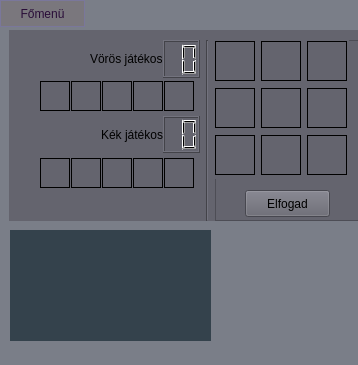
<?xml version="1.0" encoding="UTF-8"?>
<ui version="4.0">
 <class>GameSessionUI</class>
 <widget class="QWidget" name="GameSessionUI">
  <property name="geometry">
   <rect>
    <x>0</x>
    <y>0</y>
    <width>358</width>
    <height>365</height>
   </rect>
  </property>
  <property name="sizePolicy">
   <sizepolicy hsizetype="Fixed" vsizetype="Fixed">
    <horstretch>0</horstretch>
    <verstretch>0</verstretch>
   </sizepolicy>
  </property>
  <property name="windowTitle">
   <string>Feketelyuk - Játéktábla</string>
  </property>
  <property name="styleSheet">
   <string notr="true">background-color: rgb(122, 126, 136);</string>
  </property>
  <widget class="QPushButton" name="closeButton">
   <property name="geometry">
    <rect>
     <x>0</x>
     <y>0</y>
     <width>85</width>
     <height>27</height>
    </rect>
   </property>
   <property name="styleSheet">
    <string notr="true">border: 1px solid rgb(122, 119, 155);
background-color: rgb(122, 119, 125);
color: rgb(41, 13, 56);</string>
   </property>
   <property name="text">
    <string>Főmenü</string>
   </property>
  </widget>
  <widget class="TableView" name="gameTable" native="true">
   <property name="geometry">
    <rect>
     <x>10</x>
     <y>230</y>
     <width>201</width>
     <height>111</height>
    </rect>
   </property>
   <property name="autoFillBackground">
    <bool>false</bool>
   </property>
   <property name="styleSheet">
    <string notr="true">background-color: rgb(52, 66, 76);</string>
   </property>
  </widget>
  <widget class="QWidget" name="UserUI" native="true">
   <property name="geometry">
    <rect>
     <x>9</x>
     <y>30</y>
     <width>351</width>
     <height>191</height>
    </rect>
   </property>
   <property name="styleSheet">
    <string notr="true">background-color:rgb(100,100,110);</string>
   </property>
   <widget class="QWidget" name="horizontalLayoutWidget_3">
    <property name="geometry">
     <rect>
      <x>0</x>
      <y>10</y>
      <width>351</width>
      <height>181</height>
     </rect>
    </property>
    <layout class="QHBoxLayout" name="horizontalLayout">
     <item>
      <layout class="QVBoxLayout" name="verticalLayout">
       <property name="spacing">
        <number>0</number>
       </property>
       <item>
        <layout class="QHBoxLayout" name="RedPlayerLayout">
         <item>
          <spacer name="horizontalSpacer">
           <property name="orientation">
            <enum>Qt::Horizontal</enum>
           </property>
           <property name="sizeHint" stdset="0">
            <size>
             <width>20</width>
             <height>20</height>
            </size>
           </property>
          </spacer>
         </item>
         <item>
          <widget class="QLabel" name="RedPlayerLabel">
           <property name="text">
            <string>Vörös játékos</string>
           </property>
          </widget>
         </item>
         <item>
          <widget class="QLCDNumber" name="RedPlayerPoints">
           <property name="sizePolicy">
            <sizepolicy hsizetype="Fixed" vsizetype="Minimum">
             <horstretch>0</horstretch>
             <verstretch>0</verstretch>
            </sizepolicy>
           </property>
           <property name="minimumSize">
            <size>
             <width>20</width>
             <height>0</height>
            </size>
           </property>
           <property name="maximumSize">
            <size>
             <width>50</width>
             <height>16777215</height>
            </size>
           </property>
           <property name="baseSize">
            <size>
             <width>20</width>
             <height>0</height>
            </size>
           </property>
           <property name="smallDecimalPoint">
            <bool>false</bool>
           </property>
           <property name="digitCount">
            <number>2</number>
           </property>
          </widget>
         </item>
        </layout>
       </item>
       <item>
        <widget class="QWidget" name="RedMemory" native="true">
         <property name="enabled">
          <bool>true</bool>
         </property>
         <property name="sizePolicy">
          <sizepolicy hsizetype="Minimum" vsizetype="Minimum">
           <horstretch>0</horstretch>
           <verstretch>0</verstretch>
          </sizepolicy>
         </property>
         <property name="minimumSize">
          <size>
           <width>150</width>
           <height>35</height>
          </size>
         </property>
         <property name="layoutDirection">
          <enum>Qt::LeftToRight</enum>
         </property>
         <property name="styleSheet">
          <string notr="true"/>
         </property>
         <widget class="QWidget" name="horizontalLayoutWidget_2">
          <property name="geometry">
           <rect>
            <x>0</x>
            <y>0</y>
            <width>191</width>
            <height>36</height>
           </rect>
          </property>
          <layout class="QHBoxLayout" name="RedMemoryLayout">
           <property name="spacing">
            <number>0</number>
           </property>
           <property name="leftMargin">
            <number>30</number>
           </property>
           <property name="rightMargin">
            <number>0</number>
           </property>
           <item>
            <widget class="QPushButton" name="RedButton1">
             <property name="sizePolicy">
              <sizepolicy hsizetype="Fixed" vsizetype="Fixed">
               <horstretch>0</horstretch>
               <verstretch>0</verstretch>
              </sizepolicy>
             </property>
             <property name="minimumSize">
              <size>
               <width>30</width>
               <height>30</height>
              </size>
             </property>
             <property name="maximumSize">
              <size>
               <width>30</width>
               <height>30</height>
              </size>
             </property>
             <property name="styleSheet">
              <string notr="true">border: 1px solid black;</string>
             </property>
             <property name="text">
              <string/>
             </property>
             <property name="iconSize">
              <size>
               <width>30</width>
               <height>30</height>
              </size>
             </property>
             <property name="autoDefault">
              <bool>false</bool>
             </property>
             <property name="default">
              <bool>false</bool>
             </property>
             <property name="flat">
              <bool>true</bool>
             </property>
            </widget>
           </item>
           <item>
            <widget class="QPushButton" name="RedButton2">
             <property name="sizePolicy">
              <sizepolicy hsizetype="Fixed" vsizetype="Fixed">
               <horstretch>0</horstretch>
               <verstretch>0</verstretch>
              </sizepolicy>
             </property>
             <property name="minimumSize">
              <size>
               <width>30</width>
               <height>30</height>
              </size>
             </property>
             <property name="maximumSize">
              <size>
               <width>30</width>
               <height>30</height>
              </size>
             </property>
             <property name="styleSheet">
              <string notr="true">border: 1px solid black;</string>
             </property>
             <property name="text">
              <string/>
             </property>
             <property name="iconSize">
              <size>
               <width>30</width>
               <height>30</height>
              </size>
             </property>
             <property name="autoDefault">
              <bool>false</bool>
             </property>
             <property name="default">
              <bool>false</bool>
             </property>
             <property name="flat">
              <bool>true</bool>
             </property>
            </widget>
           </item>
           <item>
            <widget class="QPushButton" name="RedButton3">
             <property name="sizePolicy">
              <sizepolicy hsizetype="Fixed" vsizetype="Fixed">
               <horstretch>0</horstretch>
               <verstretch>0</verstretch>
              </sizepolicy>
             </property>
             <property name="minimumSize">
              <size>
               <width>30</width>
               <height>30</height>
              </size>
             </property>
             <property name="maximumSize">
              <size>
               <width>30</width>
               <height>30</height>
              </size>
             </property>
             <property name="styleSheet">
              <string notr="true">border: 1px solid black;</string>
             </property>
             <property name="text">
              <string/>
             </property>
             <property name="iconSize">
              <size>
               <width>30</width>
               <height>30</height>
              </size>
             </property>
             <property name="autoDefault">
              <bool>false</bool>
             </property>
             <property name="default">
              <bool>false</bool>
             </property>
             <property name="flat">
              <bool>true</bool>
             </property>
            </widget>
           </item>
           <item>
            <widget class="QPushButton" name="RedButton4">
             <property name="sizePolicy">
              <sizepolicy hsizetype="Fixed" vsizetype="Fixed">
               <horstretch>0</horstretch>
               <verstretch>0</verstretch>
              </sizepolicy>
             </property>
             <property name="minimumSize">
              <size>
               <width>30</width>
               <height>30</height>
              </size>
             </property>
             <property name="maximumSize">
              <size>
               <width>30</width>
               <height>30</height>
              </size>
             </property>
             <property name="styleSheet">
              <string notr="true">border: 1px solid black;</string>
             </property>
             <property name="text">
              <string/>
             </property>
             <property name="iconSize">
              <size>
               <width>30</width>
               <height>30</height>
              </size>
             </property>
             <property name="autoDefault">
              <bool>false</bool>
             </property>
             <property name="default">
              <bool>false</bool>
             </property>
             <property name="flat">
              <bool>true</bool>
             </property>
            </widget>
           </item>
           <item>
            <widget class="QPushButton" name="RedButton5">
             <property name="sizePolicy">
              <sizepolicy hsizetype="Fixed" vsizetype="Fixed">
               <horstretch>0</horstretch>
               <verstretch>0</verstretch>
              </sizepolicy>
             </property>
             <property name="minimumSize">
              <size>
               <width>30</width>
               <height>30</height>
              </size>
             </property>
             <property name="maximumSize">
              <size>
               <width>30</width>
               <height>30</height>
              </size>
             </property>
             <property name="styleSheet">
              <string notr="true">border: 1px solid black;</string>
             </property>
             <property name="text">
              <string/>
             </property>
             <property name="iconSize">
              <size>
               <width>30</width>
               <height>30</height>
              </size>
             </property>
             <property name="autoDefault">
              <bool>false</bool>
             </property>
             <property name="default">
              <bool>false</bool>
             </property>
             <property name="flat">
              <bool>true</bool>
             </property>
            </widget>
           </item>
          </layout>
         </widget>
        </widget>
       </item>
       <item>
        <layout class="QHBoxLayout" name="BluePlayerLayout">
         <item>
          <spacer name="horizontalSpacer_2">
           <property name="orientation">
            <enum>Qt::Horizontal</enum>
           </property>
           <property name="sizeHint" stdset="0">
            <size>
             <width>20</width>
             <height>20</height>
            </size>
           </property>
          </spacer>
         </item>
         <item>
          <widget class="QLabel" name="BluePlayerLabel">
           <property name="text">
            <string>Kék játékos</string>
           </property>
          </widget>
         </item>
         <item>
          <widget class="QLCDNumber" name="BluePlayerPoints">
           <property name="sizePolicy">
            <sizepolicy hsizetype="Fixed" vsizetype="Minimum">
             <horstretch>0</horstretch>
             <verstretch>0</verstretch>
            </sizepolicy>
           </property>
           <property name="minimumSize">
            <size>
             <width>20</width>
             <height>0</height>
            </size>
           </property>
           <property name="maximumSize">
            <size>
             <width>50</width>
             <height>16777215</height>
            </size>
           </property>
           <property name="baseSize">
            <size>
             <width>20</width>
             <height>0</height>
            </size>
           </property>
           <property name="smallDecimalPoint">
            <bool>false</bool>
           </property>
           <property name="digitCount">
            <number>2</number>
           </property>
          </widget>
         </item>
        </layout>
       </item>
       <item>
        <widget class="QWidget" name="BlueMemory" native="true">
         <property name="enabled">
          <bool>true</bool>
         </property>
         <property name="sizePolicy">
          <sizepolicy hsizetype="Minimum" vsizetype="Minimum">
           <horstretch>0</horstretch>
           <verstretch>0</verstretch>
          </sizepolicy>
         </property>
         <property name="minimumSize">
          <size>
           <width>150</width>
           <height>35</height>
          </size>
         </property>
         <property name="layoutDirection">
          <enum>Qt::LeftToRight</enum>
         </property>
         <property name="styleSheet">
          <string notr="true"/>
         </property>
         <widget class="QWidget" name="horizontalLayoutWidget">
          <property name="geometry">
           <rect>
            <x>0</x>
            <y>0</y>
            <width>191</width>
            <height>41</height>
           </rect>
          </property>
          <layout class="QHBoxLayout" name="BlueMemoryLayout">
           <property name="spacing">
            <number>0</number>
           </property>
           <property name="leftMargin">
            <number>30</number>
           </property>
           <property name="rightMargin">
            <number>0</number>
           </property>
           <item>
            <widget class="QPushButton" name="BlueButton1">
             <property name="sizePolicy">
              <sizepolicy hsizetype="Fixed" vsizetype="Fixed">
               <horstretch>0</horstretch>
               <verstretch>0</verstretch>
              </sizepolicy>
             </property>
             <property name="minimumSize">
              <size>
               <width>30</width>
               <height>30</height>
              </size>
             </property>
             <property name="maximumSize">
              <size>
               <width>30</width>
               <height>30</height>
              </size>
             </property>
             <property name="styleSheet">
              <string notr="true">border: 1px solid black;</string>
             </property>
             <property name="text">
              <string/>
             </property>
             <property name="iconSize">
              <size>
               <width>30</width>
               <height>30</height>
              </size>
             </property>
             <property name="autoDefault">
              <bool>false</bool>
             </property>
             <property name="default">
              <bool>false</bool>
             </property>
             <property name="flat">
              <bool>true</bool>
             </property>
            </widget>
           </item>
           <item>
            <widget class="QPushButton" name="BlueButton2">
             <property name="sizePolicy">
              <sizepolicy hsizetype="Fixed" vsizetype="Fixed">
               <horstretch>0</horstretch>
               <verstretch>0</verstretch>
              </sizepolicy>
             </property>
             <property name="minimumSize">
              <size>
               <width>30</width>
               <height>30</height>
              </size>
             </property>
             <property name="maximumSize">
              <size>
               <width>30</width>
               <height>30</height>
              </size>
             </property>
             <property name="styleSheet">
              <string notr="true">border: 1px solid black;</string>
             </property>
             <property name="text">
              <string/>
             </property>
             <property name="iconSize">
              <size>
               <width>30</width>
               <height>30</height>
              </size>
             </property>
             <property name="autoDefault">
              <bool>false</bool>
             </property>
             <property name="default">
              <bool>false</bool>
             </property>
             <property name="flat">
              <bool>true</bool>
             </property>
            </widget>
           </item>
           <item>
            <widget class="QPushButton" name="BlueButton3">
             <property name="sizePolicy">
              <sizepolicy hsizetype="Fixed" vsizetype="Fixed">
               <horstretch>0</horstretch>
               <verstretch>0</verstretch>
              </sizepolicy>
             </property>
             <property name="minimumSize">
              <size>
               <width>30</width>
               <height>30</height>
              </size>
             </property>
             <property name="maximumSize">
              <size>
               <width>30</width>
               <height>30</height>
              </size>
             </property>
             <property name="styleSheet">
              <string notr="true">border: 1px solid black;</string>
             </property>
             <property name="text">
              <string/>
             </property>
             <property name="iconSize">
              <size>
               <width>30</width>
               <height>30</height>
              </size>
             </property>
             <property name="autoDefault">
              <bool>false</bool>
             </property>
             <property name="default">
              <bool>false</bool>
             </property>
             <property name="flat">
              <bool>true</bool>
             </property>
            </widget>
           </item>
           <item>
            <widget class="QPushButton" name="BlueButton4">
             <property name="sizePolicy">
              <sizepolicy hsizetype="Fixed" vsizetype="Fixed">
               <horstretch>0</horstretch>
               <verstretch>0</verstretch>
              </sizepolicy>
             </property>
             <property name="minimumSize">
              <size>
               <width>30</width>
               <height>30</height>
              </size>
             </property>
             <property name="maximumSize">
              <size>
               <width>30</width>
               <height>30</height>
              </size>
             </property>
             <property name="styleSheet">
              <string notr="true">border: 1px solid black;</string>
             </property>
             <property name="text">
              <string/>
             </property>
             <property name="iconSize">
              <size>
               <width>30</width>
               <height>30</height>
              </size>
             </property>
             <property name="autoDefault">
              <bool>false</bool>
             </property>
             <property name="default">
              <bool>false</bool>
             </property>
             <property name="flat">
              <bool>true</bool>
             </property>
            </widget>
           </item>
           <item>
            <widget class="QPushButton" name="BlueButton5">
             <property name="sizePolicy">
              <sizepolicy hsizetype="Fixed" vsizetype="Fixed">
               <horstretch>0</horstretch>
               <verstretch>0</verstretch>
              </sizepolicy>
             </property>
             <property name="minimumSize">
              <size>
               <width>30</width>
               <height>30</height>
              </size>
             </property>
             <property name="maximumSize">
              <size>
               <width>30</width>
               <height>30</height>
              </size>
             </property>
             <property name="styleSheet">
              <string notr="true">border: 1px solid black;</string>
             </property>
             <property name="text">
              <string/>
             </property>
             <property name="iconSize">
              <size>
               <width>30</width>
               <height>30</height>
              </size>
             </property>
             <property name="autoDefault">
              <bool>false</bool>
             </property>
             <property name="default">
              <bool>false</bool>
             </property>
             <property name="flat">
              <bool>true</bool>
             </property>
            </widget>
           </item>
          </layout>
         </widget>
        </widget>
       </item>
       <item>
        <spacer name="verticalSpacer">
         <property name="orientation">
          <enum>Qt::Vertical</enum>
         </property>
         <property name="sizeType">
          <enum>QSizePolicy::Fixed</enum>
         </property>
         <property name="sizeHint" stdset="0">
          <size>
           <width>20</width>
           <height>30</height>
          </size>
         </property>
        </spacer>
       </item>
      </layout>
     </item>
     <item>
      <widget class="Line" name="line">
       <property name="orientation">
        <enum>Qt::Vertical</enum>
       </property>
      </widget>
     </item>
     <item>
      <widget class="QFrame" name="ButtonFrame">
       <property name="minimumSize">
        <size>
         <width>145</width>
         <height>145</height>
        </size>
       </property>
       <property name="frameShape">
        <enum>QFrame::StyledPanel</enum>
       </property>
       <property name="frameShadow">
        <enum>QFrame::Raised</enum>
       </property>
       <widget class="QWidget" name="gridLayoutWidget">
        <property name="geometry">
         <rect>
          <x>0</x>
          <y>0</y>
          <width>134</width>
          <height>139</height>
         </rect>
        </property>
        <layout class="QGridLayout" name="ButtonLayout">
         <item row="1" column="2">
          <widget class="QPushButton" name="RightButton">
           <property name="sizePolicy">
            <sizepolicy hsizetype="Fixed" vsizetype="Fixed">
             <horstretch>0</horstretch>
             <verstretch>0</verstretch>
            </sizepolicy>
           </property>
           <property name="minimumSize">
            <size>
             <width>40</width>
             <height>40</height>
            </size>
           </property>
           <property name="maximumSize">
            <size>
             <width>40</width>
             <height>40</height>
            </size>
           </property>
           <property name="styleSheet">
            <string notr="true">border: 1px solid black;</string>
           </property>
           <property name="text">
            <string/>
           </property>
           <property name="icon">
            <iconset resource="resources.qrc">
             <normaloff>:/commands/rightarrow_s.png</normaloff>:/commands/rightarrow_s.png</iconset>
           </property>
           <property name="iconSize">
            <size>
             <width>40</width>
             <height>40</height>
            </size>
           </property>
           <property name="autoDefault">
            <bool>false</bool>
           </property>
           <property name="default">
            <bool>false</bool>
           </property>
           <property name="flat">
            <bool>true</bool>
           </property>
          </widget>
         </item>
         <item row="0" column="0">
          <widget class="QPushButton" name="TurnLeftButton">
           <property name="sizePolicy">
            <sizepolicy hsizetype="Fixed" vsizetype="Fixed">
             <horstretch>0</horstretch>
             <verstretch>0</verstretch>
            </sizepolicy>
           </property>
           <property name="minimumSize">
            <size>
             <width>40</width>
             <height>40</height>
            </size>
           </property>
           <property name="maximumSize">
            <size>
             <width>40</width>
             <height>40</height>
            </size>
           </property>
           <property name="styleSheet">
            <string notr="true">border: 1px solid black;</string>
           </property>
           <property name="text">
            <string/>
           </property>
           <property name="icon">
            <iconset resource="resources.qrc">
             <normaloff>:/commands/turnleft_s.png</normaloff>:/commands/turnleft_s.png</iconset>
           </property>
           <property name="iconSize">
            <size>
             <width>40</width>
             <height>40</height>
            </size>
           </property>
           <property name="autoDefault">
            <bool>false</bool>
           </property>
           <property name="default">
            <bool>false</bool>
           </property>
           <property name="flat">
            <bool>true</bool>
           </property>
          </widget>
         </item>
         <item row="0" column="2">
          <widget class="QPushButton" name="TurnRightButton">
           <property name="sizePolicy">
            <sizepolicy hsizetype="Fixed" vsizetype="Fixed">
             <horstretch>0</horstretch>
             <verstretch>0</verstretch>
            </sizepolicy>
           </property>
           <property name="minimumSize">
            <size>
             <width>40</width>
             <height>40</height>
            </size>
           </property>
           <property name="maximumSize">
            <size>
             <width>40</width>
             <height>40</height>
            </size>
           </property>
           <property name="styleSheet">
            <string notr="true">border: 1px solid black;</string>
           </property>
           <property name="text">
            <string/>
           </property>
           <property name="icon">
            <iconset resource="resources.qrc">
             <normaloff>:/commands/turnright_s.png</normaloff>:/commands/turnright_s.png</iconset>
           </property>
           <property name="iconSize">
            <size>
             <width>40</width>
             <height>40</height>
            </size>
           </property>
           <property name="autoDefault">
            <bool>false</bool>
           </property>
           <property name="default">
            <bool>false</bool>
           </property>
           <property name="flat">
            <bool>true</bool>
           </property>
          </widget>
         </item>
         <item row="1" column="0">
          <widget class="QPushButton" name="LeftButton">
           <property name="sizePolicy">
            <sizepolicy hsizetype="Fixed" vsizetype="Fixed">
             <horstretch>0</horstretch>
             <verstretch>0</verstretch>
            </sizepolicy>
           </property>
           <property name="minimumSize">
            <size>
             <width>40</width>
             <height>40</height>
            </size>
           </property>
           <property name="maximumSize">
            <size>
             <width>40</width>
             <height>40</height>
            </size>
           </property>
           <property name="styleSheet">
            <string notr="true">border: 1px solid black;</string>
           </property>
           <property name="text">
            <string/>
           </property>
           <property name="icon">
            <iconset resource="resources.qrc">
             <normaloff>:/commands/leftarrow_s.png</normaloff>:/commands/leftarrow_s.png</iconset>
           </property>
           <property name="iconSize">
            <size>
             <width>40</width>
             <height>40</height>
            </size>
           </property>
           <property name="autoDefault">
            <bool>false</bool>
           </property>
           <property name="default">
            <bool>false</bool>
           </property>
           <property name="flat">
            <bool>true</bool>
           </property>
          </widget>
         </item>
         <item row="0" column="1">
          <widget class="QPushButton" name="ForwardButton">
           <property name="sizePolicy">
            <sizepolicy hsizetype="Fixed" vsizetype="Fixed">
             <horstretch>0</horstretch>
             <verstretch>0</verstretch>
            </sizepolicy>
           </property>
           <property name="minimumSize">
            <size>
             <width>40</width>
             <height>40</height>
            </size>
           </property>
           <property name="maximumSize">
            <size>
             <width>40</width>
             <height>40</height>
            </size>
           </property>
           <property name="styleSheet">
            <string notr="true">border: 1px solid black;</string>
           </property>
           <property name="text">
            <string/>
           </property>
           <property name="icon">
            <iconset resource="resources.qrc">
             <normaloff>:/commands/uparrow_s.png</normaloff>:/commands/uparrow_s.png</iconset>
           </property>
           <property name="iconSize">
            <size>
             <width>40</width>
             <height>40</height>
            </size>
           </property>
           <property name="autoDefault">
            <bool>false</bool>
           </property>
           <property name="default">
            <bool>false</bool>
           </property>
           <property name="flat">
            <bool>true</bool>
           </property>
          </widget>
         </item>
         <item row="2" column="0">
          <widget class="QPushButton" name="LaserButton">
           <property name="sizePolicy">
            <sizepolicy hsizetype="Fixed" vsizetype="Fixed">
             <horstretch>0</horstretch>
             <verstretch>0</verstretch>
            </sizepolicy>
           </property>
           <property name="minimumSize">
            <size>
             <width>40</width>
             <height>40</height>
            </size>
           </property>
           <property name="maximumSize">
            <size>
             <width>40</width>
             <height>40</height>
            </size>
           </property>
           <property name="styleSheet">
            <string notr="true">border: 1px solid black;</string>
           </property>
           <property name="text">
            <string/>
           </property>
           <property name="icon">
            <iconset resource="resources.qrc">
             <normaloff>:/commands/laser3_s.png</normaloff>:/commands/laser3_s.png</iconset>
           </property>
           <property name="iconSize">
            <size>
             <width>40</width>
             <height>40</height>
            </size>
           </property>
           <property name="autoDefault">
            <bool>false</bool>
           </property>
           <property name="default">
            <bool>false</bool>
           </property>
           <property name="flat">
            <bool>true</bool>
           </property>
          </widget>
         </item>
         <item row="2" column="2">
          <widget class="QPushButton" name="FistButton">
           <property name="sizePolicy">
            <sizepolicy hsizetype="Fixed" vsizetype="Fixed">
             <horstretch>0</horstretch>
             <verstretch>0</verstretch>
            </sizepolicy>
           </property>
           <property name="minimumSize">
            <size>
             <width>40</width>
             <height>40</height>
            </size>
           </property>
           <property name="maximumSize">
            <size>
             <width>40</width>
             <height>40</height>
            </size>
           </property>
           <property name="styleSheet">
            <string notr="true">border: 1px solid black;</string>
           </property>
           <property name="text">
            <string/>
           </property>
           <property name="icon">
            <iconset resource="resources.qrc">
             <normaloff>:/commands/fist_s.png</normaloff>:/commands/fist_s.png</iconset>
           </property>
           <property name="iconSize">
            <size>
             <width>40</width>
             <height>40</height>
            </size>
           </property>
           <property name="autoDefault">
            <bool>false</bool>
           </property>
           <property name="default">
            <bool>false</bool>
           </property>
           <property name="flat">
            <bool>true</bool>
           </property>
          </widget>
         </item>
         <item row="2" column="1">
          <widget class="QPushButton" name="DownButton">
           <property name="sizePolicy">
            <sizepolicy hsizetype="Fixed" vsizetype="Fixed">
             <horstretch>0</horstretch>
             <verstretch>0</verstretch>
            </sizepolicy>
           </property>
           <property name="minimumSize">
            <size>
             <width>40</width>
             <height>40</height>
            </size>
           </property>
           <property name="maximumSize">
            <size>
             <width>40</width>
             <height>40</height>
            </size>
           </property>
           <property name="styleSheet">
            <string notr="true">border: 1px solid black;</string>
           </property>
           <property name="text">
            <string/>
           </property>
           <property name="icon">
            <iconset resource="resources.qrc">
             <normaloff>:/commands/downarrow_s.png</normaloff>:/commands/downarrow_s.png</iconset>
           </property>
           <property name="iconSize">
            <size>
             <width>40</width>
             <height>40</height>
            </size>
           </property>
           <property name="autoDefault">
            <bool>false</bool>
           </property>
           <property name="default">
            <bool>false</bool>
           </property>
           <property name="flat">
            <bool>true</bool>
           </property>
          </widget>
         </item>
         <item row="1" column="1">
          <widget class="QPushButton" name="SkipButton">
           <property name="sizePolicy">
            <sizepolicy hsizetype="Fixed" vsizetype="Fixed">
             <horstretch>0</horstretch>
             <verstretch>0</verstretch>
            </sizepolicy>
           </property>
           <property name="minimumSize">
            <size>
             <width>40</width>
             <height>40</height>
            </size>
           </property>
           <property name="maximumSize">
            <size>
             <width>40</width>
             <height>40</height>
            </size>
           </property>
           <property name="styleSheet">
            <string notr="true">border: 1px solid black;</string>
           </property>
           <property name="text">
            <string/>
           </property>
           <property name="iconSize">
            <size>
             <width>40</width>
             <height>40</height>
            </size>
           </property>
           <property name="autoDefault">
            <bool>false</bool>
           </property>
           <property name="default">
            <bool>false</bool>
           </property>
           <property name="flat">
            <bool>true</bool>
           </property>
          </widget>
         </item>
        </layout>
       </widget>
       <widget class="QPushButton" name="confirmButton">
        <property name="geometry">
         <rect>
          <x>30</x>
          <y>150</y>
          <width>85</width>
          <height>27</height>
         </rect>
        </property>
        <property name="text">
         <string>Elfogad</string>
        </property>
       </widget>
      </widget>
     </item>
    </layout>
   </widget>
  </widget>
 </widget>
 <customwidgets>
  <customwidget>
   <class>TableView</class>
   <extends>QWidget</extends>
   <header location="global">tableview.h</header>
   <container>1</container>
  </customwidget>
 </customwidgets>
 <resources>
  <include location="resources.qrc"/>
 </resources>
 <connections/>
</ui>
